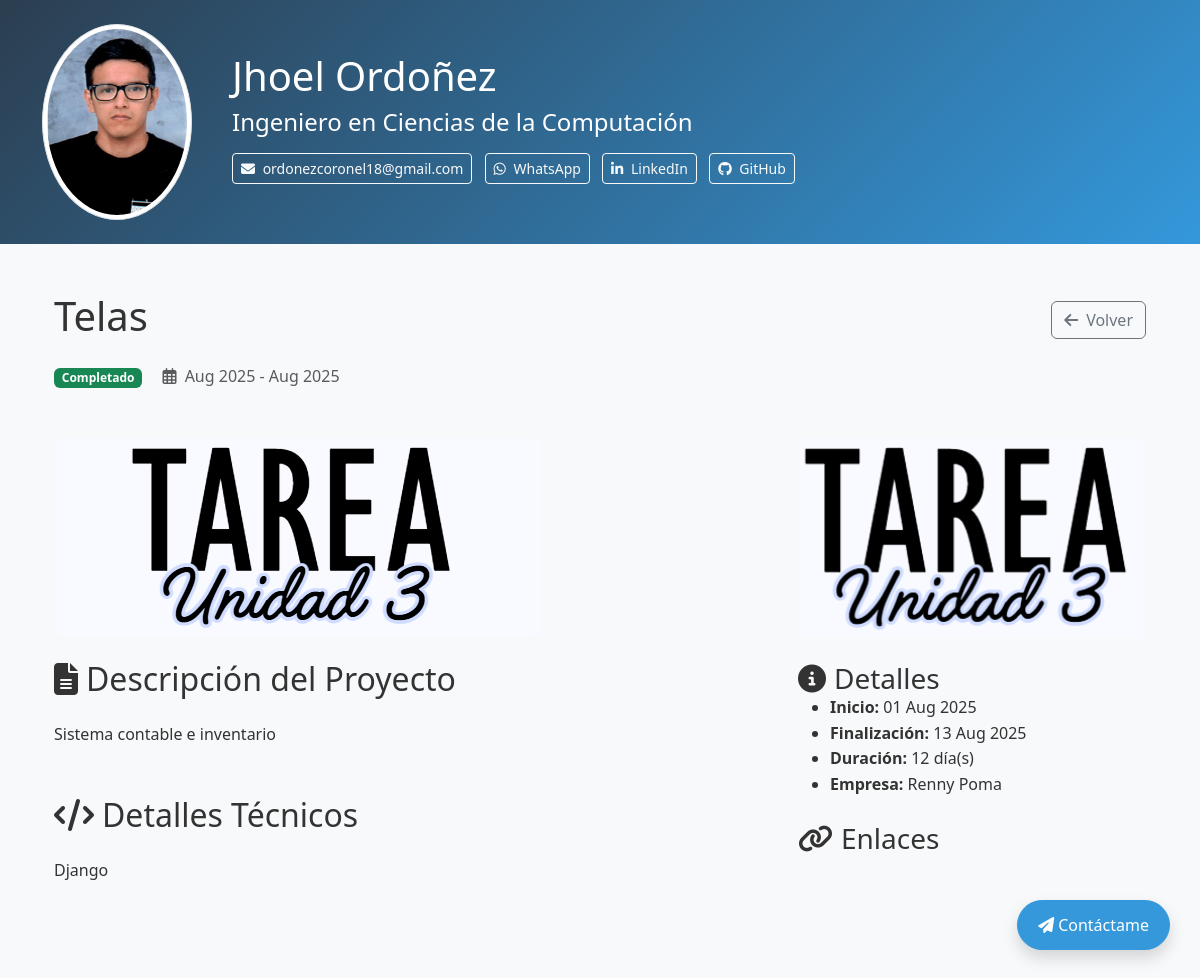
Screenshot of /proyecto/9/ with the database file from the repository.
### proyectos/models.py (models this page shows, shortened)
class Proyecto(models.Model):
    titulo = models.CharField(max_length=200, verbose_name="Título del proyecto")
    descripcion = models.TextField(verbose_name="Descripción")
    empresa = models.CharField(max_length=100, blank=True, null=True, verbose_name="Empresa")
    imagen = models.ImageField(upload_to='proyectos/', verbose_name="Imagen principal")
    video_url = models.URLField(blank=True, null=True, verbose_name="Enlace a video")
    fecha_inicio = models.DateField(verbose_name="Fecha de inicio")
    fecha_fin = models.DateField(blank=True, null=True, verbose_name="Fecha de finalización")
    ESTADO_PROYECTO = [
        ('EN_PROGRESO', 'En progreso'),
        ('COMPLETADO', 'Completado'),
        ('PAUSADO', 'Pausado'),
        ('PLANEADO', 'Planeado'),
    ]
    estado = models.CharField(
        max_length=20,
        choices=ESTADO_PROYECTO,
        default='EN_PROGRESO',
        editable=False
    )
    url_demo = models.URLField(blank=True, null=True, verbose_name="URL de demostración")
    url_repositorio = models.URLField(blank=True, null=True, verbose_name="URL de repositorio")
    tecnologias = models.CharField(
        max_length=200,
        blank=True,
        null=True,
        verbose_name="Tecnologías utilizadas",
        help_text="Separar con comas"
    )
    class Meta:
        ordering = ['-fecha_inicio']
        verbose_name = "Proyecto"
        verbose_name_plural = "Proyectos"
    @property
    def duracion(self):
        if not self.fecha_inicio:
            return "No definido"
        if self.fecha_fin:
            delta = self.fecha_fin - self.fecha_inicio
        else:
            delta = timezone.now().date() - self.fecha_inicio
        meses = delta.days // 30
        dias = delta.days % 30
        if meses > 0:
            return f"{meses} mes(es) y {dias} día(s)"
        return f"{dias} día(s)"

### proyectos/views.py (the view)
# urls.py: path('proyecto/<int:pk>/', views.detalle_proyecto, name='detalle_proyecto'),
def detalle_proyecto(request, pk):
    proyecto = get_object_or_404(Proyecto, pk=pk)
    return render(request, 'detalle_proyecto.html', {'proyecto': proyecto})

### proyectos/templates/detalle_proyecto.html (shortened to what this page needs)
{% extends 'master.html' %}
{% load static %}
{% block content %}
<div class="container my-5">
    <article class="project-detail">
        <div class="project-header mb-5">
            <div class="d-flex justify-content-between align-items-center mb-3">
                <h1 class="project-title">{{ proyecto.titulo }}</h1>
                <a href="{% url 'index' %}" class="btn btn-outline-secondary">
                    <i class="fas fa-arrow-left me-2"></i>Volver
                </a>
            </div>
            <div class="project-meta">
                <span class="badge {% if proyecto.estado == 'COMPLETADO' %}bg-success{% elif proyecto.estado == 'EN_PROGRESO' %}bg-warning text-dark{% else %}bg-info text-dark{% endif %}">
                    {{ proyecto.get_estado_display }}
                </span>
                <span class="text-muted ms-3">
                    <i class="far fa-calendar-alt me-1"></i>
                    {{ proyecto.fecha_inicio|date:"M Y" }}
                    {% if proyecto.fecha_fin %}
                    - {{ proyecto.fecha_fin|date:"M Y" }}
                    {% endif %}
                </span>
            </div>
        </div>
        <div class="row">
            <div class="col-lg-8">
                {% if proyecto.video_url %}
                <div class="project-media mb-4">
                    <div class="ratio ratio-16x9">
                        <iframe width="560" height="315" src="{{ proyecto.video_url }}" title="YouTube video player" frameborder="0" allow="accelerometer; autoplay; clipboard-write; encrypted-media; gyroscope; picture-in-picture; web-share" allowfullscreen></iframe>
                    </div>
                </div>
                {% elif proyecto.imagen %}
                <div class="project-media mb-4">
                    <img src="{{ proyecto.imagen.url }}" class="img-fluid rounded" alt="{{ proyecto.titulo }}">
                </div>
                {% endif %}
                <div class="project-description mb-5">
                    <h2 class="section-title mb-4">
                        <i class="fas fa-file-alt me-2"></i>Descripción del Proyecto
                    </h2>
                    <div class="description-content">
                        {{ proyecto.descripcion|linebreaks }}
                    </div>
                </div>
                <div class="project-tech mb-5">
                    <h2 class="section-title mb-4">
                        <i class="fas fa-code me-2"></i>Detalles Técnicos
                    </h2>
                    <div class="tech-tags">
                        {% for tech in proyecto.tecnologias.split %}
                            <span class="tech-tag">{{ tech }}</span>
                        {% endfor %}
                    </div>
                </div>
            </div>
            <div class="col-lg-4">
                <div class="project-sidebar">
                    {% if proyecto.imagen %}
                    <div class="sidebar-card mb-4">
                        <img src="{{ proyecto.imagen.url }}" class="card-img-top" alt="{{ proyecto.titulo }}">
                    </div>
                    {% endif %}
                    <div class="sidebar-card mb-4">
                        <div class="card-body">
                            <h3 class="card-title">
                                <i class="fas fa-info-circle me-2"></i>Detalles
                            </h3>
                            <ul class="project-details-list">
                                {% if proyecto.fecha_inicio %}
                                <li>
                                    <strong>Inicio:</strong>
                                    <span>{{ proyecto.fecha_inicio|date:"d M Y" }}</span>
                                </li>
                                {% endif %}
                                {% if proyecto.fecha_fin %}
                                <li>
                                    <strong>Finalización:</strong>
                                    <span>{{ proyecto.fecha_fin|date:"d M Y" }}</span>
                                </li>
                                <li>
                                    <strong>Duración:</strong>
                                    <span>{{ proyecto.duracion }}</span>
                                </li>
                                {% endif %}
                                {% if proyecto.empresa %}
                                <li>
                                    <strong>Empresa:</strong>
                                    <span>{{ proyecto.empresa }}</span>
                                </li>
                                {% endif %}
                            </ul>
                        </div>
                    </div>
                    <div class="sidebar-card">
                        <div class="card-body">
                            <h3 class="card-title">
                                <i class="fas fa-link me-2"></i>Enlaces
                            </h3>
                        </div>
                    </div>
                </div>
            </div>
        </div>
    </article>
</div>
{% endblock %}

### proyectos/static/css/estilos.css (style rules this page uses)
:root { --primary-color: #3498db; --secondary-color: #2c3e50; --light-color: #f8f9fa; --dark-color: #343a40; }
body { font-family: 'Segoe UI', Tahoma, Geneva, Verdana, sans-serif; background-color: var(--light-color); color: #333; line-height: 1.6; }
html { scroll-behavior: smooth; }
.fab, .fas { transition: transform 0.3s ease; }
.card-img-top { height: 200px; width: 100%; object-fit: cover; object-position: center; }
.card-body { flex: 1; }

### rows the page displays
Proyecto: titulo "Telas", estado "Completado", fecha_inicio "Aug 2025", fecha_fin "Aug 2025", imagen (picture), descripcion "Sistema contable e inventario", split "Django", fecha_inicio "01 Aug 2025", fecha_fin "13 Aug 2025", duracion "12 día(s)", empresa "Renny Poma"
